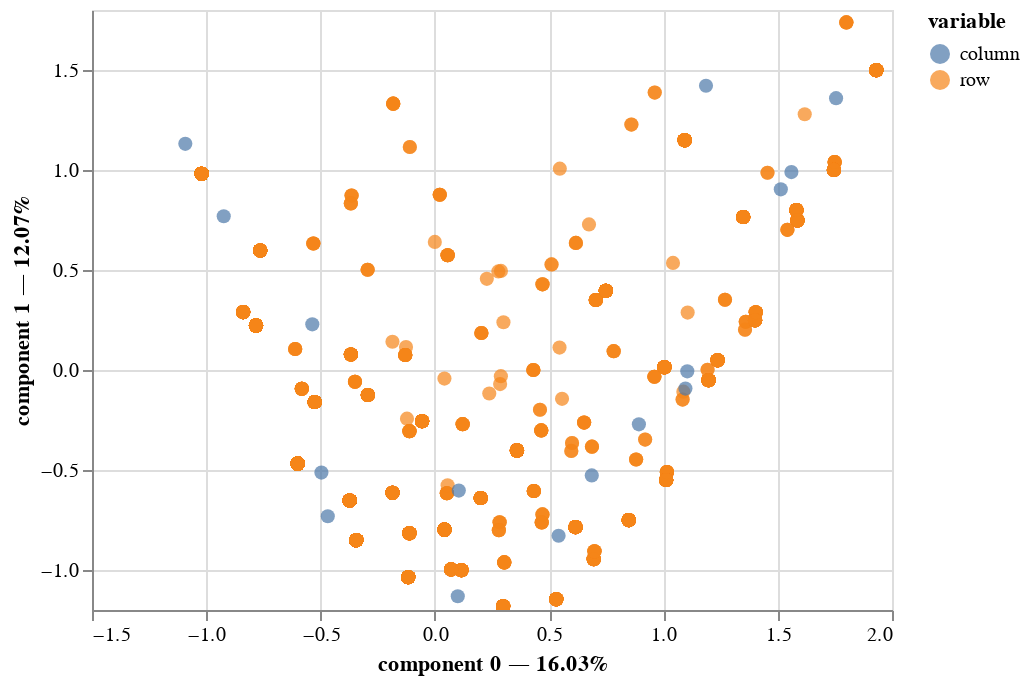

Write notebook code for a chart like this one.
### Code cell
# Application de l'ACM
acm_competpol = prince.MCA(n_components = 2)

acm_competpol = acm_competpol.fit(labels_data[competpol])

ax = acm_competpol.plot(X=labels_data[competpol])
ax

### Figure 1 — Vega-Lite specification as saved in the notebook (floating-point values rounded to 4 significant figures; data arrays with more than 128 entries replaced by an {"elided": "..."} marker saying what was removed)
{"config": {"view": {"continuousWidth": 400, "continuousHeight": 300}}, "data": {"name": "data-106d6cfd64e709744b3f2f48cc3d02bb"}, "mark": {"type": "circle", "size": 50}, "encoding": {"color": {"field": "variable", "type": "nominal"}, "tooltip": [{"field": "variable", "type": "nominal"}, {"field": "value", "type": "nominal"}, {"field": "component 0", "type": "quantitative"}, {"field": "component 1", "type": "quantitative"}], "x": {"axis": {"title": "component 0 — 16.03%"}, "field": "component 0", "scale": {"zero": false}, "type": "quantitative"}, "y": {"axis": {"title": "component 1 — 12.07%"}, "field": "component 1", "scale": {"zero": false}, "type": "quantitative"}}, "selection": {"selector001": {"type": "interval", "bind": "scales", "encodings": ["x", "y"]}}, "$schema": "https://vega.github.io/schema/vega-lite/v4.17.0.json", "datasets": {"data-106d6cfd64e709744b3f2f48cc3d02bb": {"elided": "2038 records"}}}
